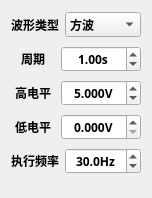
                   <widget class="QWidget" name="scrollAreaWidgetContents_3">
                    <property name="geometry">
                     <rect>
                      <x>0</x>
                      <y>0</y>
                      <width>152</width>
                      <height>198</height>
                     </rect>
                    </property>
                    <layout class="QVBoxLayout" name="verticalLayout_17">
                     <item>
                      <layout class="QHBoxLayout" name="horizontalLayout_23" stretch="1,2">
                       <item>
                        <widget class="QLabel" name="label_23">
                         <property name="minimumSize">
                          <size>
                           <width>0</width>
                           <height>28</height>
                          </size>
                         </property>
                         <property name="font">
                          <font>
                           <family>Sarasa Fixed SC SemiBold</family>
                           <bold>true</bold>
                          </font>
                         </property>
                         <property name="text">
                          <string>波形类型</string>
                         </property>
                         <property name="alignment">
                          <set>Qt::AlignCenter</set>
                         </property>
                         <property name="margin">
                          <number>6</number>
                         </property>
                        </widget>
                       </item>
                       <item>
                        <widget class="QComboBox" name="comboWaveGenType">
                         <property name="maximumSize">
                          <size>
                           <width>80</width>
                           <height>16777215</height>
                          </size>
                         </property>
                         <property name="font">
                          <font>
                           <family>Sarasa Fixed SC SemiBold</family>
                           <bold>true</bold>
                          </font>
                         </property>
                         <item>
                          <property name="text">
                           <string>方波</string>
                          </property>
                         </item>
                         <item>
                          <property name="text">
                           <string>正弦波</string>
                          </property>
                         </item>
                         <item>
                          <property name="text">
                           <string>三角波</string>
                          </property>
                         </item>
                         <item>
                          <property name="text">
                           <string>锯齿波</string>
                          </property>
                         </item>
                         <item>
                          <property name="text">
                           <string>噪音</string>
                          </property>
                         </item>
                        </widget>
                       </item>
                      </layout>
                     </item>
                     <item>
                      <layout class="QHBoxLayout" name="horizontalLayout_22" stretch="1,2">
                       <item>
                        <widget class="QLabel" name="label_22">
                         <property name="minimumSize">
                          <size>
                           <width>0</width>
                           <height>28</height>
                          </size>
                         </property>
                         <property name="font">
                          <font>
                           <family>Sarasa Fixed SC SemiBold</family>
                           <bold>true</bold>
                          </font>
                         </property>
                         <property name="text">
                          <string> 周期 </string>
                         </property>
                         <property name="alignment">
                          <set>Qt::AlignCenter</set>
                         </property>
                         <property name="margin">
                          <number>6</number>
                         </property>
                        </widget>
                       </item>
                       <item>
                        <widget class="QDoubleSpinBox" name="spinBoxWaveGenPeriod">
                         <property name="maximumSize">
                          <size>
                           <width>80</width>
                           <height>16777215</height>
                          </size>
                         </property>
                         <property name="font">
                          <font>
                           <family>Sarasa Fixed SC SemiBold</family>
                           <bold>true</bold>
                          </font>
                         </property>
                         <property name="alignment">
                          <set>Qt::AlignCenter</set>
                         </property>
                         <property name="suffix">
                          <string>s</string>
                         </property>
                         <property name="decimals">
                          <number>2</number>
                         </property>
                         <property name="minimum">
                          <double>0.000000000000000</double>
                         </property>
                         <property name="maximum">
                          <double>100.000000000000000</double>
                         </property>
                         <property name="singleStep">
                          <double>0.100000000000000</double>
                         </property>
                         <property name="stepType">
                          <enum>QAbstractSpinBox::AdaptiveDecimalStepType</enum>
                         </property>
                         <property name="value">
                          <double>1.000000000000000</double>
                         </property>
                        </widget>
                       </item>
                      </layout>
                     </item>
                     <item>
                      <layout class="QHBoxLayout" name="horizontalLayout_25" stretch="1,2">
                       <item>
                        <widget class="QLabel" name="label_25">
                         <property name="minimumSize">
                          <size>
                           <width>0</width>
                           <height>28</height>
                          </size>
                         </property>
                         <property name="font">
                          <font>
                           <family>Sarasa Fixed SC SemiBold</family>
                           <bold>true</bold>
                          </font>
                         </property>
                         <property name="text">
                          <string>高电平</string>
                         </property>
                         <property name="alignment">
                          <set>Qt::AlignCenter</set>
                         </property>
                         <property name="margin">
                          <number>6</number>
                         </property>
                        </widget>
                       </item>
                       <item>
                        <widget class="QDoubleSpinBox" name="spinBoxWaveGenHigh">
                         <property name="maximumSize">
                          <size>
                           <width>80</width>
                           <height>16777215</height>
                          </size>
                         </property>
                         <property name="font">
                          <font>
                           <family>Sarasa Fixed SC SemiBold</family>
                           <bold>true</bold>
                          </font>
                         </property>
                         <property name="alignment">
                          <set>Qt::AlignCenter</set>
                         </property>
                         <property name="suffix">
                          <string>V</string>
                         </property>
                         <property name="decimals">
                          <number>3</number>
                         </property>
                         <property name="minimum">
                          <double>0.000000000000000</double>
                         </property>
                         <property name="maximum">
                          <double>100.000000000000000</double>
                         </property>
                         <property name="singleStep">
                          <double>0.100000000000000</double>
                         </property>
                         <property name="stepType">
                          <enum>QAbstractSpinBox::AdaptiveDecimalStepType</enum>
                         </property>
                         <property name="value">
                          <double>5.000000000000000</double>
                         </property>
                        </widget>
                       </item>
                      </layout>
                     </item>
                     <item>
                      <layout class="QHBoxLayout" name="horizontalLayout_24" stretch="1,2">
                       <item>
                        <widget class="QLabel" name="label_24">
                         <property name="minimumSize">
                          <size>
                           <width>0</width>
                           <height>28</height>
                          </size>
                         </property>
                         <property name="font">
                          <font>
                           <family>Sarasa Fixed SC SemiBold</family>
                           <bold>true</bold>
                          </font>
                         </property>
                         <property name="text">
                          <string>低电平</string>
                         </property>
                         <property name="alignment">
                          <set>Qt::AlignCenter</set>
                         </property>
                         <property name="margin">
                          <number>6</number>
                         </property>
                        </widget>
                       </item>
                       <item>
                        <widget class="QDoubleSpinBox" name="spinBoxWaveGenLow">
                         <property name="maximumSize">
                          <size>
                           <width>80</width>
                           <height>16777215</height>
                          </size>
                         </property>
                         <property name="font">
                          <font>
                           <family>Sarasa Fixed SC SemiBold</family>
                           <bold>true</bold>
                          </font>
                         </property>
                         <property name="alignment">
                          <set>Qt::AlignCenter</set>
                         </property>
                         <property name="suffix">
                          <string>V</string>
                         </property>
                         <property name="decimals">
                          <number>3</number>
                         </property>
                         <property name="minimum">
                          <double>0.000000000000000</double>
                         </property>
                         <property name="maximum">
                          <double>100.000000000000000</double>
                         </property>
                         <property name="singleStep">
                          <double>0.100000000000000</double>
                         </property>
                         <property name="stepType">
                          <enum>QAbstractSpinBox::AdaptiveDecimalStepType</enum>
                         </property>
                        </widget>
                       </item>
                      </layout>
                     </item>
                     <item>
                      <layout class="QHBoxLayout" name="horizontalLayout_20" stretch="1,2">
                       <item>
                        <widget class="QLabel" name="label_20">
                         <property name="minimumSize">
                          <size>
                           <width>0</width>
                           <height>28</height>
                          </size>
                         </property>
                         <property name="font">
                          <font>
                           <family>Sarasa Fixed SC SemiBold</family>
                           <bold>true</bold>
                          </font>
                         </property>
                         <property name="text">
                          <string>执行频率</string>
                         </property>
                         <property name="alignment">
                          <set>Qt::AlignCenter</set>
                         </property>
                         <property name="margin">
                          <number>6</number>
                         </property>
                        </widget>
                       </item>
                       <item>
                        <widget class="QDoubleSpinBox" name="spinBoxWaveGenLoopFreq">
                         <property name="maximumSize">
                          <size>
                           <width>80</width>
                           <height>16777215</height>
                          </size>
                         </property>
                         <property name="font">
                          <font>
                           <family>Sarasa Fixed SC SemiBold</family>
                           <bold>true</bold>
                          </font>
                         </property>
                         <property name="alignment">
                          <set>Qt::AlignCenter</set>
                         </property>
                         <property name="suffix">
                          <string>Hz</string>
                         </property>
                         <property name="decimals">
                          <number>1</number>
                         </property>
                         <property name="minimum">
                          <double>0.000000000000000</double>
                         </property>
                         <property name="maximum">
                          <double>100.000000000000000</double>
                         </property>
                         <property name="singleStep">
                          <double>0.100000000000000</double>
                         </property>
                         <property name="stepType">
                          <enum>QAbstractSpinBox::AdaptiveDecimalStepType</enum>
                         </property>
                         <property name="value">
                          <double>30.000000000000000</double>
                         </property>
                        </widget>
                       </item>
                      </layout>
                     </item>
                     <item>
                      <spacer name="verticalSpacer_3">
                       <property name="orientation">
                        <enum>Qt::Vertical</enum>
                       </property>
                       <property name="sizeHint" stdset="0">
                        <size>
                         <width>20</width>
                         <height>36</height>
                        </size>
                       </property>
                      </spacer>
                     </item>
                    </layout>
                   </widget>
